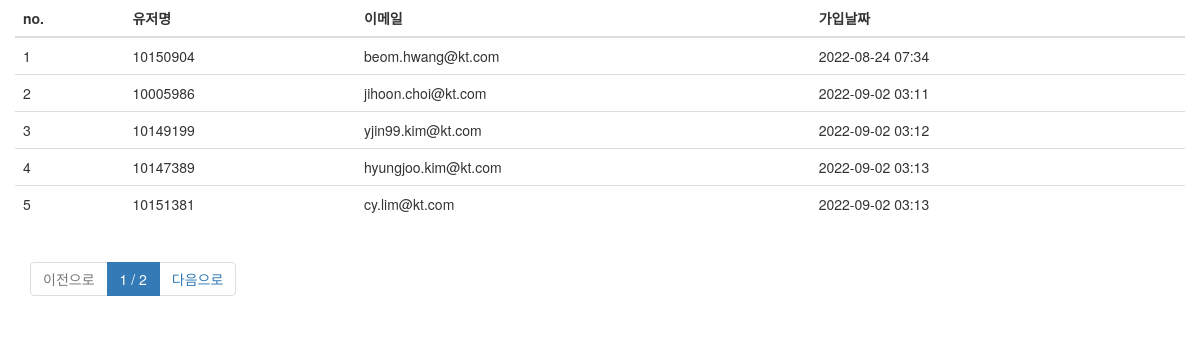
The page /users/ (signed in) on the database its author committed.
### user/models.py (models this page shows, shortened)
class User(AbstractUser):
    register_date = models.DateTimeField(auto_now_add=True, verbose_name="등록날짜")
    class Meta:
        verbose_name = "사용자"
        verbose_name_plural = "사용자"

### user/views.py (the view)
# urls.py: path("users/", user_list_view, name="user_list"),
def user_list_view(request):
    if request.user.is_authenticated:
        user_objs = get_user_model().objects.all()
        user_paginator = Paginator(user_objs, 5)
        user_page = request.GET.get('page')
        users = user_paginator.get_page(user_page)
        return render(request, "users.html", {"users": users})
    else:
        return HttpResponseRedirect('/login')

### templates/users.html (shortened to what this page needs)
{% extends 'base.html' %}
  {% block body %}
    <div class="container">
      <div class="row mt-5">
        <div class="col-12">
          <table class="table table-light">
            <thead class="thead-light">
              <tr>
                <th scope="col">no.</th>
                <th scope="col">유저명</th>
                <th scope="col">이메일</th>
                <th scope="col">가입날짜</th>
              </tr>
            </thead>
            <tbody class="text-dark">
              {% for user in users %}
              <tr>
                <td scope="row">{{ user.id }}</td>
                <td>{{ user.username }}</td>
                <td>{{ user.email }}</td>
                <td>{{ user.register_date|date:'Y-m-d H:i' }}</td>
              </tr>
              {% endfor %}
            </tbody>
          </table>
        </div>
      </div>
      <nav>
        <ul class="pagination justify-content-center">
          {% if users.has_previous %}
          <li class="page-item">
            <a class="page-link" href="?page={{ users.previous_page_number }}">이전으로</a>
          </li>
          {% else %}
          <li class="page-item disabled">
            <a class="page-link" href="#">이전으로</a>
          </li>
          {% endif %}
          <li class="page-item active">
            <a class="page-link" href="#">{{ users.number }} / {{ users.paginator.num_pages }}</a>
          </li>
          {% if users.has_next %}
          <li class="page-item">
            <a class="page-link" href="?page={{ users.next_page_number }}">다음으로</a>
          {% else %}
          <li class="page-item disabled">
            <a class="page-link disabled" href="#">다음으로</a>
          {% endif %}
          </li>
        </ul>
      </nav>
    </div>
  {% endblock %}

### templates/base.html (shortened to what this page needs)
<!DOCTYPE html>
<html lang="en">
    <head>
        <link rel="stylesheet" href="https://maxcdn.bootstrapcdn.com/bootstrap/3.3.2/css/bootstrap.min.css">
    </head>
    <body>
        {% block body %}
        {% endblock %}
    </body>
</html>

### rows shown on the page
User: id "1", username "10150904", email "beom.hwang@kt.com", register_date "2022-08-24 07:34"
User: id "2", username "10005986", email "jihoon.choi@kt.com", register_date "2022-09-02 03:11"
User: id "3", username "10149199", email "yjin99.kim@kt.com", register_date "2022-09-02 03:12"
User: id "4", username "10147389", email "hyungjoo.kim@kt.com", register_date "2022-09-02 03:13"
User: id "5", username "10151381", email "cy.lim@kt.com", register_date "2022-09-02 03:13"

### other values the page prints
{{ users.number }} "1"
{{ users.paginator.num_pages }} "2"
